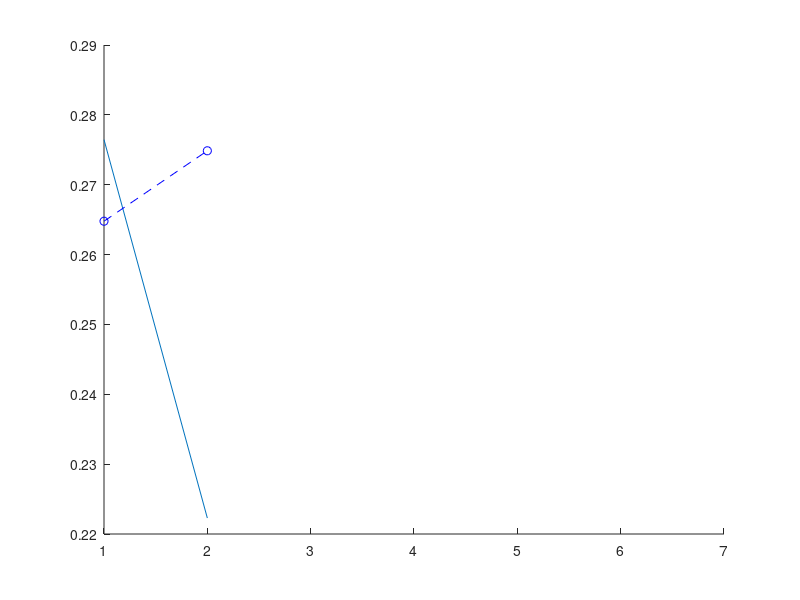
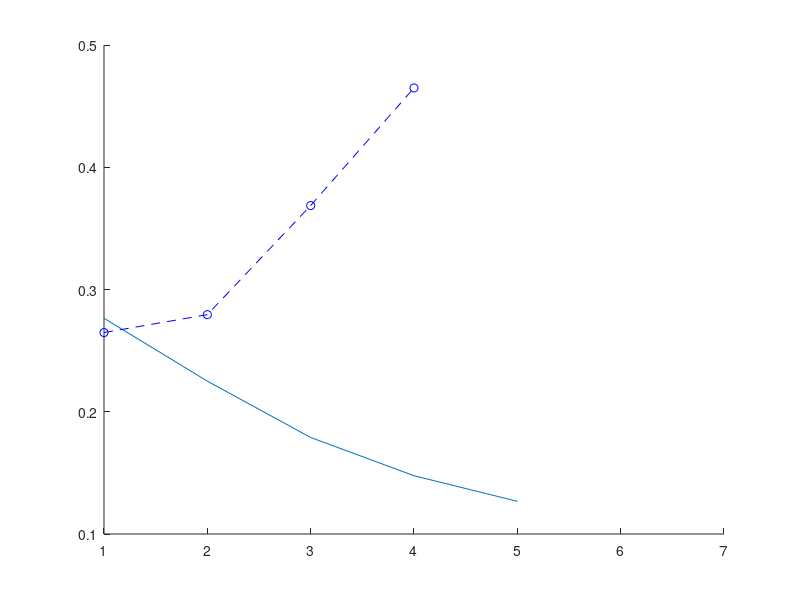
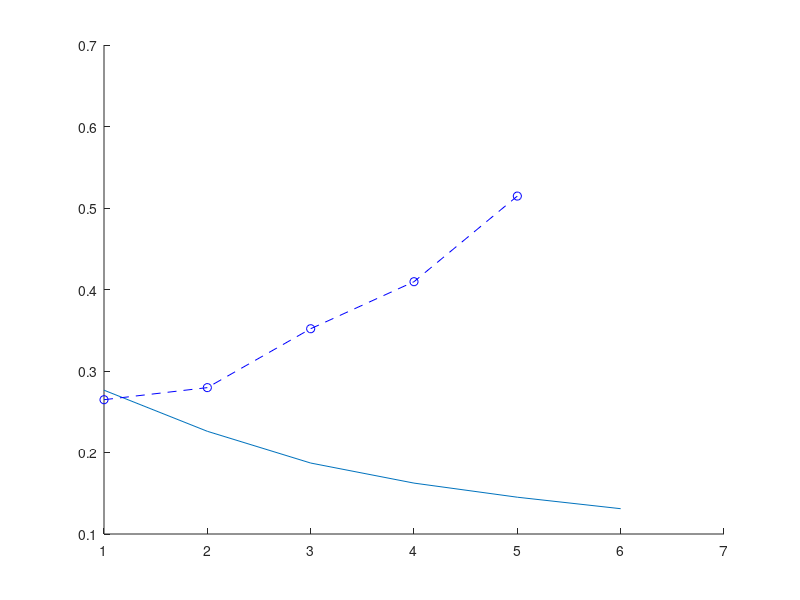
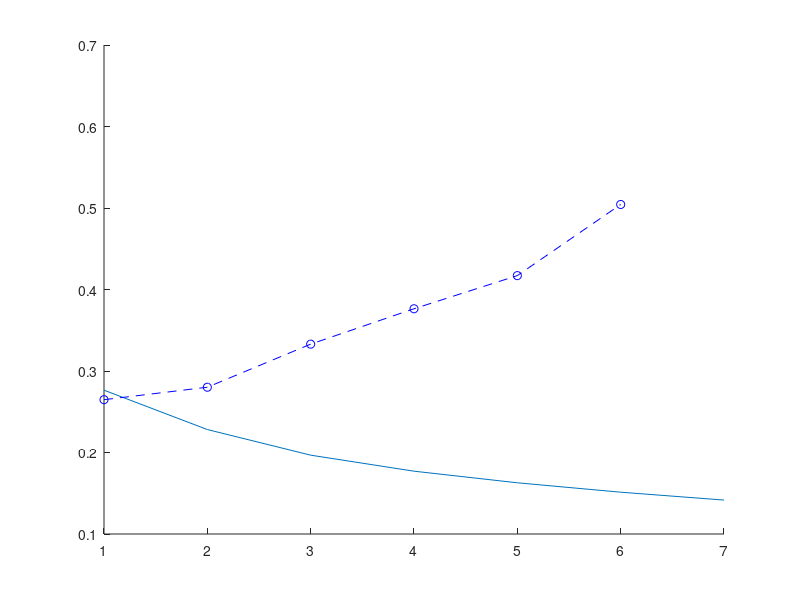

MATLAB code for these plots, in order:
trainingerror = [0.276449737335108,0.276450732925307,0.276452723954688,0.276459690972963,0.276479583185242,0.276549048865179,0.276746202516046,0.277421778381798,0.279246388211574,0.284783213717529,0.296724702981124,0.321533166780796;0.222280717830437,0.225051443560365,0.226015159903835,0.228173174372347,0.231635271926365,0.237306900668882,0.243912597658766,0.252087885105549,0.259929131933275,0.268317916474764,0.276477136432808,0.289164313559010;NaN,0.178960771886154,0.187082843621616,0.196729295050478,0.206016063763582,0.216625238404110,0.226686731392387,0.237862988316413,0.247765420660757,0.258296826396360,0.267758230918681,0.278837052758154;NaN,0.147674519691755,0.162456007308301,0.177078791978762,0.189897184714499,0.203119246954045,0.214539127649590,0.226808823524872,0.237953883556276,0.249966585891902,0.260790160400063,0.272742690446884;NaN,0.126742146055566,0.145144263360527,0.162842132720803,0.177515909202868,0.192759116777800,0.205718527572412,0.218953957012904,0.230475425697703,0.242968357595884,0.254566745168919,0.267621026785489;NaN,NaN,0.131056645485848,0.151294233146263,0.167830063236927,0.184388336583592,0.198459624819794,0.212730253087829,0.224715569618409,0.237340306919740,0.249123989471755,0.262814684233713;NaN,NaN,NaN,0.141642559413521,0.159832342275146,0.177727977666730,0.192591776046062,0.207654611400515,0.220140731282785,0.232891721612720,0.244626933697715,0.258450773257463];
testingerror = [0.264773495710338,0.264776240686374,0.264781722033565,0.264800901312697,0.264855641902516,0.265046508413459,0.265585825233636,0.267408942168253,0.272172137952266,0.285603841333905,0.311112356324157,0.353341987922630;0.274857507501057,0.279422802027980,0.279607397752998,0.280089228919058,0.280680015530472,0.280808424405651,0.280680900293216,0.281619111140208,0.281844901073124,0.281678828061778,0.286894560244896,0.304997350123178;NaN,0.368681343930612,0.351852761329799,0.332952088734654,0.315596768183901,0.301411582303855,0.293233103364437,0.287275595683932,0.284778498203180,0.284955922507947,0.285699593626893,0.293436731014687;NaN,0.464889329051594,0.409574366828648,0.376369172782277,0.349560481639515,0.321642887889168,0.304982997481113,0.296909827380522,0.291692775449909,0.287443634684239,0.287017220221664,0.290113529021140;NaN,NaN,0.514636154762813,0.417036604937195,0.376569358258987,0.341142243959151,0.316506510665859,0.306580475846885,0.300600793805566,0.294569488051135,0.289698204869174,0.290165762051855;NaN,NaN,NaN,0.504322581844214,0.403124683142058,0.367703504781638,0.339267880263727,0.319103098590456,0.307561118702681,0.300046532433281,0.293904184053609,0.290993229659822;NaN,NaN,NaN,NaN,0.492570914106516,0.421366645430915,0.375756796900031,0.336529469454007,0.314985433219829,0.303710706214679,0.296940161225829,0.292327266825545];
for i = 1:12

    figure

    hold on

    plot(trainingerror(:,i));
    plot(testingerror(:,i),'b--o');

    hold off

end

TrainE1003001000 = [0.316423589701987,0.347621433859173,0.377550914296139;0.284817729852278,0.303380858185062,0.334223746575993;0.275769987362848,0.288774515413530,0.311797264658972;0.270262829158371,0.281692906363567,0.300343458444420;0.265485447031160,0.277041807178747,0.293617397016869;0.261216894957986,0.273067434361319,0.289081413502609;0.257566262665003,0.269518579806713,0.285416262494600;0.254401458075533,0.266441389844894,0.282158487331038;0.251602849819076,0.263760004608601,0.279299395310702;0.249090581416420,0.261385034934917,0.276806072313492;0.246822618045763,0.259249257684604,0.274607936900955;0.244792488588305,0.257307387863282,0.272640337872599;0.242982951650744,0.255531442935106,0.270857863213843;0.241369466684750,0.253913289867192,0.269230429262896;0.239924852863084,0.252443480143428,0.267734759051403;0.238623087846117,0.251108127992450,0.266353704850885;0.237441163426031,0.249891657802137,0.265077978099960;0.236358357947591,0.248777544387594,0.263900637399913;0.235357838872319,0.247750959443733,0.262813785446005;0.234426128339134,0.246799030010874,0.261808524306439;0.233552009357011,0.245910431892923,0.260875317444926;0.232726640084616,0.245075911545207,0.260005237152686;0.231943249940367,0.244287970680433,0.259190149750240];
TestE1003001000 = [0.368300973885139,0.401106307558114,0.404709613590583;0.315311688112102,0.350038656075378,0.391747011863580;0.299406972078460,0.322463299561653,0.362040862729104;0.294601421080688,0.309971911991914,0.341940613757088;0.293216763434077,0.304846692789725,0.329905377390191;0.291209250413574,0.302693785281766,0.323286129761207;0.289313636700220,0.300216485425299,0.319914281985376;0.288070957518494,0.297728120695583,0.317172423302622;0.287477997540049,0.295629158564396,0.314320813335975;0.287272326525425,0.294024563680791,0.311652916261705;0.287193644972080,0.292884400630274,0.309324807568974;0.287151184430628,0.292108301487919,0.307353629535067;0.287150653405959,0.291565669534346,0.305710897777062;0.287232194060112,0.291185542832237,0.304365668079726;0.287421567467739,0.290940985038758,0.303283449778834;0.287735987721521,0.290812583296856,0.302416442258567;0.288193383752576,0.290790967641571,0.301713996821833;0.288794961658393,0.290867768683013,0.301151728735781;0.289530568199641,0.291036354878955,0.300716911870174;0.290386189849125,0.291291602514981,0.300397641082047;0.291341548600592,0.291625557317806,0.300180284948519;0.292381559903344,0.292031591335097,0.300052606141661;0.293498082154716,0.292504888537197,0.300004365464908];

TrainE31030 = [0.268818048095119,0.275350826582128,0.288689019264930;0.247627425921188,0.256658859631863,0.265978903134506;0.234716995907676,0.245729118054513,0.255867663336301;0.225810542791940,0.237479255808198,0.248279507115637;0.219500660683072,0.231426233139739,0.242469945009376;0.214560775575217,0.226727236635105,0.237905531466417;0.210462313524960,0.222890113092965,0.234148446659207;0.206928654905012,0.219630456180884,0.230959042991861;0.203830300793882,0.216781315059359,0.228190080364186;0.201128488226481,0.214266807153193,0.225751805277889;0.198787769138488,0.212049457007545,0.223589716802888;0.196760808823353,0.210101108322104,0.221669435399665;0.194998646251613,0.208393536498212,0.219965176176807;0.193453176279987,0.206896222490378,0.218453695394060;0.192078317890683,0.205577689705226,0.217111553283973];
TestE31030 = [0.305558510894642,0.316669518337651,0.338097830008767;0.327427555527729,0.323399529697365,0.324720677720407;0.348889633694778,0.336048946061019,0.331184694176201;0.369433485335058,0.347261919181934,0.337745905178390;0.384900018987091,0.358221279784907,0.342454879976858;0.397454357868435,0.367291799623992,0.347422224318644;0.410372496817459,0.375610174365901,0.352493456676668;0.425121513123699,0.384078236960716,0.357858498635489;0.442048366006940,0.393277947744546,0.363751031093852;0.461223123720666,0.403503360296720,0.370291422562537;0.482355018169621,0.414712398411686,0.377475101584747;0.505099970830247,0.426790142554918,0.385257438771795;0.528956395784454,0.439589734950017,0.393556907694369;0.553276483150722,0.452959085625063,0.402310546709270;0.577611550056674,0.466769493456819,0.411487663739775];